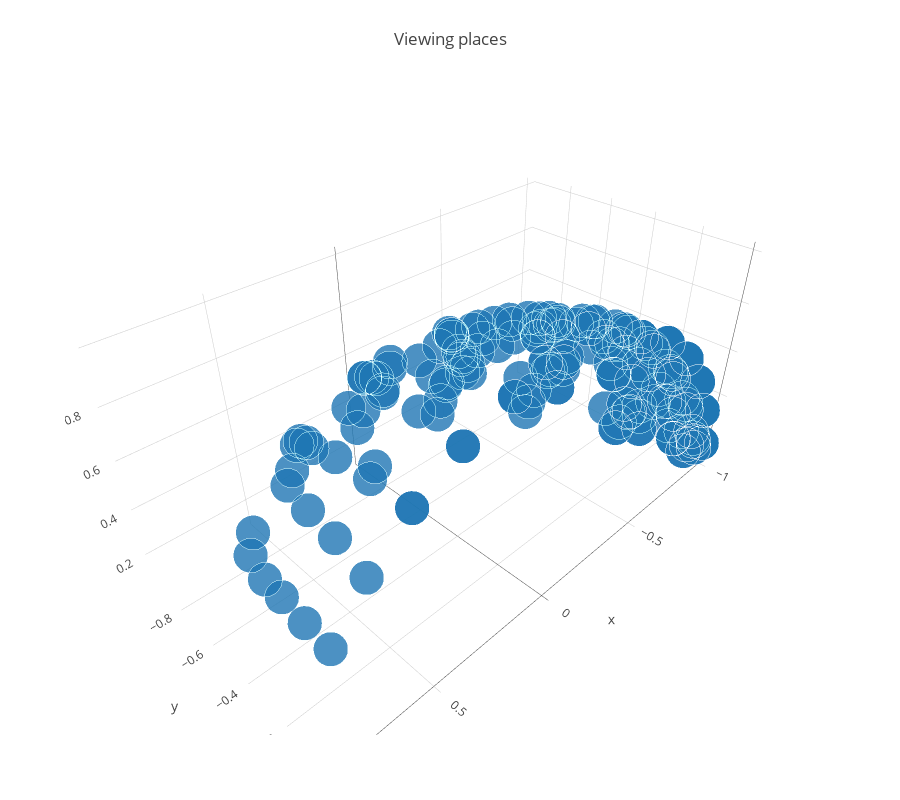

Source (notebook cell):
### Code cell
view_scatter = go.Scatter3d(
    x=trace_viewing_x,
    y=trace_viewing_y,
    z=trace_viewing_z,
    mode='markers',
    marker=dict(
        size=12,
        line=dict(
            color='rgba(217, 217, 217, 0.14)',
            width=0.5
        ),
        opacity=0.8
    )
)

layout = go.Layout(
    title='Viewing places',
    autosize=True,
    width=900,
    height=800,
    margin=dict(
        l=65,
        r=50,
        b=65,
        t=90
    )
)
fig = go.Figure(data=[view_scatter], layout=layout)
iplot(fig, filename='viewing')

### Figure 1 — Plotly figure (JSON) as saved in the notebook; plotly's stock layout.template omitted (floating-point values rounded to 4 significant figures; data arrays with more than 128 entries replaced by an {"elided": "..."} marker saying what was removed)
{"data": [{"marker": {"line": {"color": "rgba(217, 217, 217, 0.14)", "width": 0.5}, "opacity": 0.8, "size": 12}, "mode": "markers", "type": "scatter3d", "x": {"elided": "205 float values"}, "y": {"elided": "205 float values"}, "z": {"elided": "205 float values"}}], "layout": {"autosize": true, "height": 800, "margin": {"b": 65, "l": 65, "r": 50, "t": 90}, "title": "Viewing places", "width": 900}}
